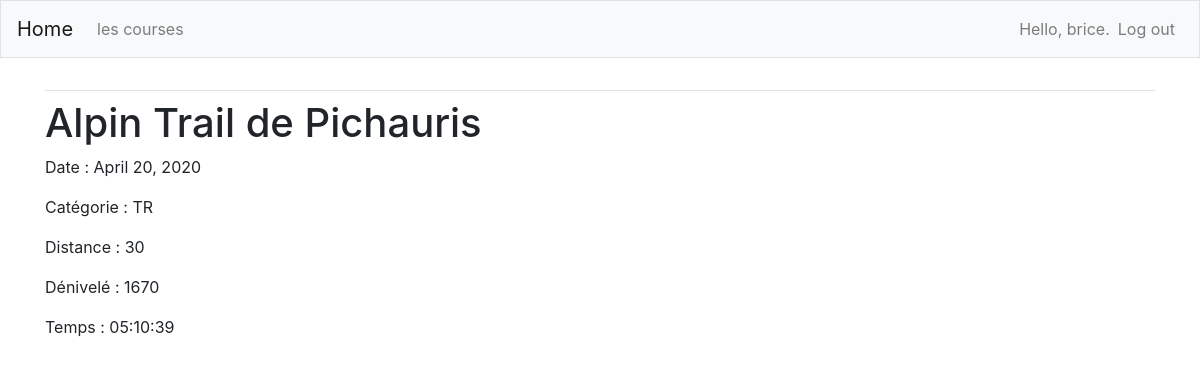
Screenshot of /races/1/ (signed in) with the database file from the repository.
### races/models.py (models this page shows, shortened)
class Race(models.Model):
    name = models.CharField(max_length = 100)
    date = models.DateField(default=date.today())
    category = models.CharField(max_length = 50)
    class category(models.TextChoices):
        TRAIL = 'TR', _('Trail')
        ULTRA = 'UL', _('Ultra')
        MARATHON = 'MA', _('Marathon')
        SEMI = 'SE', _('Semi')
        AUTRE = 'AU', _('Autre')
    category = models.CharField(
        max_length=2,
        choices = category.choices,
        default = category.TRAIL,
    )
    distance = models.SmallIntegerField()
    deniv = models.SmallIntegerField()
    time = models.CharField(max_length = 8)
    date_added = models.DateTimeField(auto_now_add = True)

### races/views.py (the view)
# urls.py: path('<int:race_id>/', views.detail, name='detail'),
@login_required
def detail(request, race_id):
    race = get_object_or_404(Race, pk = race_id)
    return render(request, 'races/detail.html', {'race': race})

### races/templates/races/detail.html (shortened to what this page needs)
{% extends "races/base.html" %}
{% block content %}
<h1>{{ race.name }}</h1>
<p>Date : {{ race.date }}</p>
<p>Catégorie : {{ race.category }}</p>
<p>Distance : {{ race.distance }}</p>
<p>Dénivelé : {{ race.deniv }}</p>
<p>Temps : {{ race.time }}</p>
{% endblock content %}

### races/templates/races/base.html (shortened to what this page needs)
{% load bootstrap4 %}
<!doctype html>
<html lang="en">
<head>
  {% bootstrap_css %}
</head>
<body>
    <nav class="navbar navbar-expand-md navbar-light bg-light mb-4 border">
    <a class="navbar-brand" href="{% url 'races:index'%}">Home</a>
    <div class="collapse navbar-collapse" id="navbarCollapse">
      <ul class="navbar-nav mr-auto">
        <li class="nav-item">
          <a class="nav-link" href="{% url 'races:race_list'%}">les courses</a>
        </li>
      </ul>
      <ul class="navbar-nav ml-auto">
        {% if user.is_authenticated %}
            <li class="nav-item">
                <span class="navbar-text">Hello, {{ user.username }}.</span>
            </li>
            <li class="nav-item">
                <a class="nav-link" href="{% url 'users:logout' %}">Log out</a>
            </li>
        {% else %}
            <li class="nav-item">
                <a class="nav-link" href="{% url 'users:login' %}">Log in</a>
            </li>
        {% endif %}
      </ul>
    </div>
  </nav>
  <main role="main" class="container">
    <div class="pb-2 mb-2 border-bottom">
    </div>
    <div>
      {% block content %}{% endblock content %}
    </div>
  </main>
</body>
</html>

### rows the page displays
Race: name "Alpin Trail de Pichauris", date "April 20, 2020", category "TR", distance "30", deniv "1670", time "05:10:39"

### other values shown
{{ user.username }} "brice"
